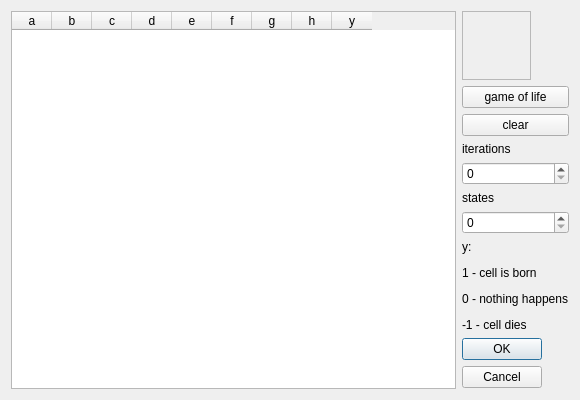
<?xml version="1.0" encoding="UTF-8"?>
<ui version="4.0">
 <class>CellularGeneralDialog</class>
 <widget class="QDialog" name="CellularGeneralDialog">
  <property name="geometry">
   <rect>
    <x>0</x>
    <y>0</y>
    <width>580</width>
    <height>400</height>
   </rect>
  </property>
  <property name="sizePolicy">
   <sizepolicy hsizetype="Fixed" vsizetype="Fixed">
    <horstretch>0</horstretch>
    <verstretch>0</verstretch>
   </sizepolicy>
  </property>
  <property name="minimumSize">
   <size>
    <width>580</width>
    <height>400</height>
   </size>
  </property>
  <property name="maximumSize">
   <size>
    <width>580</width>
    <height>400</height>
   </size>
  </property>
  <property name="windowTitle">
   <string>Dialog</string>
  </property>
  <layout class="QGridLayout" name="gridLayout">
   <item row="0" column="1">
    <widget class="QFrame" name="frame">
     <property name="minimumSize">
      <size>
       <width>69</width>
       <height>69</height>
      </size>
     </property>
     <property name="maximumSize">
      <size>
       <width>69</width>
       <height>69</height>
      </size>
     </property>
     <property name="styleSheet">
      <string notr="true">background-image: url(:/resources/cellular_general.png);</string>
     </property>
     <property name="frameShape">
      <enum>QFrame::StyledPanel</enum>
     </property>
     <property name="frameShadow">
      <enum>QFrame::Raised</enum>
     </property>
    </widget>
   </item>
   <item row="3" column="1">
    <widget class="QLabel" name="label_2">
     <property name="text">
      <string>iterations</string>
     </property>
    </widget>
   </item>
   <item row="8" column="1">
    <widget class="QDialogButtonBox" name="buttonBox">
     <property name="orientation">
      <enum>Qt::Vertical</enum>
     </property>
     <property name="standardButtons">
      <set>QDialogButtonBox::Cancel|QDialogButtonBox::Ok</set>
     </property>
    </widget>
   </item>
   <item row="0" column="0" rowspan="9">
    <widget class="QTableWidget" name="rules">
     <attribute name="horizontalHeaderVisible">
      <bool>true</bool>
     </attribute>
     <attribute name="horizontalHeaderCascadingSectionResizes">
      <bool>false</bool>
     </attribute>
     <attribute name="horizontalHeaderDefaultSectionSize">
      <number>40</number>
     </attribute>
     <column>
      <property name="text">
       <string>a</string>
      </property>
     </column>
     <column>
      <property name="text">
       <string>b</string>
      </property>
     </column>
     <column>
      <property name="text">
       <string>c</string>
      </property>
     </column>
     <column>
      <property name="text">
       <string>d</string>
      </property>
     </column>
     <column>
      <property name="text">
       <string>e</string>
      </property>
     </column>
     <column>
      <property name="text">
       <string>f</string>
      </property>
     </column>
     <column>
      <property name="text">
       <string>g</string>
      </property>
     </column>
     <column>
      <property name="text">
       <string>h</string>
      </property>
     </column>
     <column>
      <property name="text">
       <string>y</string>
      </property>
     </column>
    </widget>
   </item>
   <item row="1" column="1">
    <widget class="QPushButton" name="game_of_life">
     <property name="text">
      <string>game of life</string>
     </property>
    </widget>
   </item>
   <item row="7" column="1">
    <widget class="QLabel" name="label">
     <property name="text">
      <string>&lt;html&gt;&lt;head/&gt;&lt;body&gt;&lt;p&gt;y:&lt;/p&gt;&lt;p&gt;1 - cell is born&lt;/p&gt;&lt;p&gt;0 - nothing happens&lt;/p&gt;&lt;p&gt;-1 - cell dies&lt;/p&gt;&lt;/body&gt;&lt;/html&gt;</string>
     </property>
    </widget>
   </item>
   <item row="2" column="1">
    <widget class="QPushButton" name="clear_button">
     <property name="text">
      <string>clear</string>
     </property>
    </widget>
   </item>
   <item row="4" column="1">
    <widget class="QSpinBox" name="iterations">
     <property name="maximum">
      <number>9999999</number>
     </property>
    </widget>
   </item>
   <item row="5" column="1">
    <widget class="QLabel" name="label_3">
     <property name="text">
      <string>states</string>
     </property>
    </widget>
   </item>
   <item row="6" column="1">
    <widget class="QSpinBox" name="states">
     <property name="maximum">
      <number>256</number>
     </property>
    </widget>
   </item>
  </layout>
 </widget>
 <resources/>
 <connections>
  <connection>
   <sender>buttonBox</sender>
   <signal>accepted()</signal>
   <receiver>CellularGeneralDialog</receiver>
   <slot>accept()</slot>
   <hints>
    <hint type="sourcelabel">
     <x>248</x>
     <y>254</y>
    </hint>
    <hint type="destinationlabel">
     <x>157</x>
     <y>274</y>
    </hint>
   </hints>
  </connection>
  <connection>
   <sender>buttonBox</sender>
   <signal>rejected()</signal>
   <receiver>CellularGeneralDialog</receiver>
   <slot>reject()</slot>
   <hints>
    <hint type="sourcelabel">
     <x>316</x>
     <y>260</y>
    </hint>
    <hint type="destinationlabel">
     <x>286</x>
     <y>274</y>
    </hint>
   </hints>
  </connection>
 </connections>
</ui>
